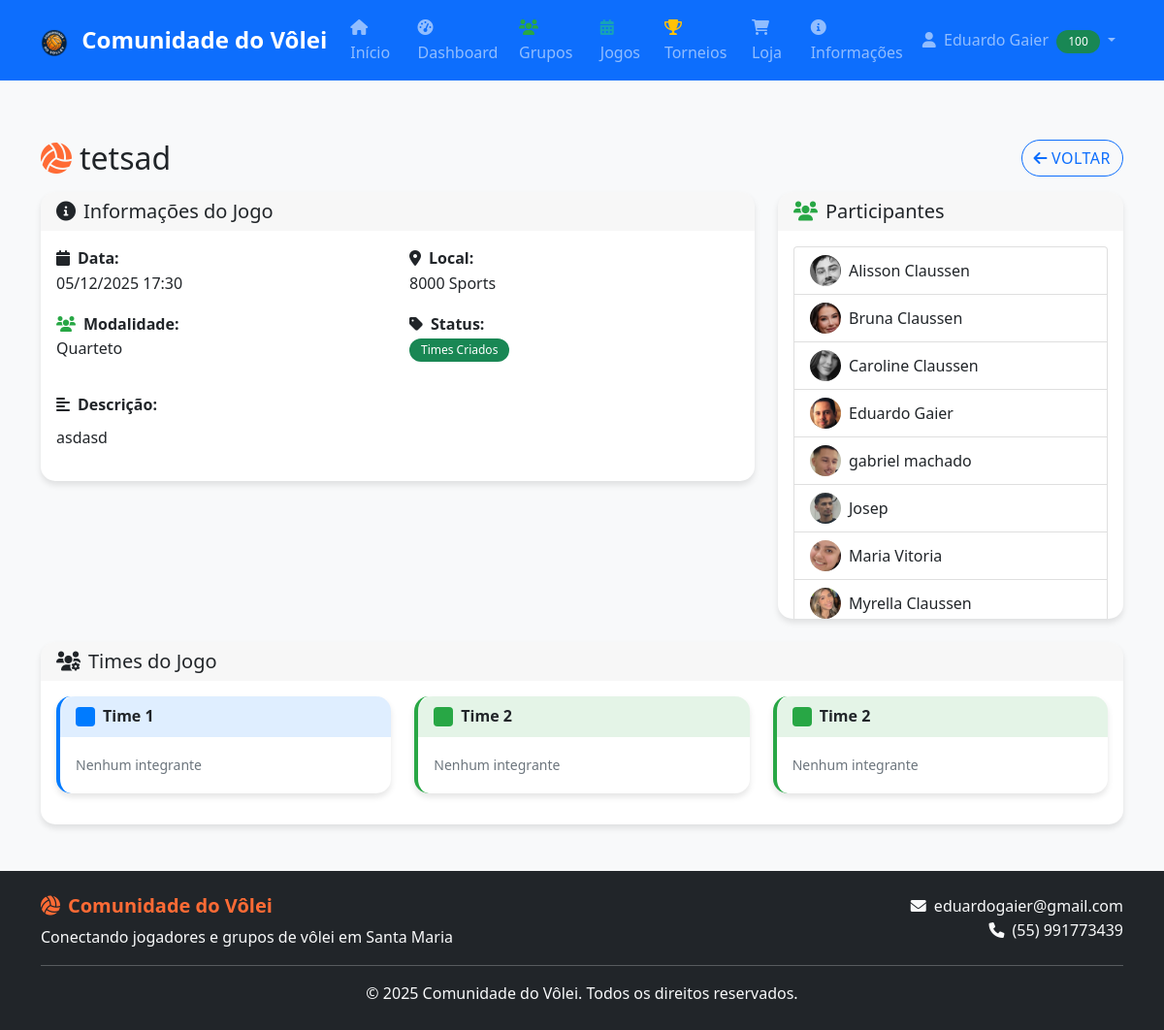
Screenshot of /grupos/jogo_grupo.php?id=4&grupo_id=15 (signed in) with the database file from the repository.
### tables this page shows
CREATE TABLE `usuarios` (
  `id` int(11) NOT NULL,
  `nome` varchar(100) NOT NULL,
  `usuario` varchar(50) NOT NULL,
  `cpf` varchar(14) DEFAULT NULL,
  `telefone` varchar(15) DEFAULT NULL,
  `email` varchar(100) NOT NULL,
  `senha` varchar(255) NOT NULL,
  `nivel` enum('Iniciante','Intermediário','Avançado','Profissional') NOT NULL,
  `genero` enum('Masculino','Feminino') NOT NULL DEFAULT 'Masculino',
  `disponibilidade` text DEFAULT NULL,
  `data_aniversario` date DEFAULT NULL,
  `reputacao` int(11) DEFAULT 0,
  `foto_perfil` varchar(255) DEFAULT NULL,
  `data_cadastro` timestamp NOT NULL DEFAULT current_timestamp(),
  `ativo` tinyint(1) DEFAULT 1,
  `is_premium` tinyint(1) DEFAULT 0,
  `premium_ativado_em` timestamp NULL DEFAULT NULL,
  `premium_expira_em` timestamp NULL DEFAULT NULL,
  `ultimo_pagamento` timestamp NULL DEFAULT NULL,
  `is_admin` tinyint(1) DEFAULT 0
);

CREATE TABLE `grupo_jogos` (
  `id` int(11) NOT NULL,
  `grupo_id` int(11) NOT NULL,
  `nome` varchar(100) NOT NULL,
  `descricao` text DEFAULT NULL,
  `data_jogo` datetime NOT NULL,
  `local` varchar(200) DEFAULT NULL,
  `modalidade` enum('Dupla','Trio','Quarteto','Quinteto') DEFAULT NULL,
  `quantidade_times` int(11) DEFAULT NULL,
  `integrantes_por_time` int(11) DEFAULT NULL,
  `lista_aberta` tinyint(1) DEFAULT 1 COMMENT '1 = lista aberta, 0 = lista fechada',
  `status` enum('Criado','Lista Aberta','Lista Fechada','Times Criados','Em Andamento','Finalizado','Arquivado') DEFAULT 'Criado',
  `criado_por` int(11) NOT NULL,
  `data_criacao` timestamp NOT NULL DEFAULT current_timestamp()
);

CREATE TABLE `grupo_jogo_participantes` (
  `id` int(11) NOT NULL,
  `jogo_id` int(11) NOT NULL,
  `usuario_id` int(11) NOT NULL,
  `data_inscricao` timestamp NOT NULL DEFAULT current_timestamp()
);

CREATE TABLE `grupo_jogo_times` (
  `id` int(11) NOT NULL,
  `jogo_id` int(11) NOT NULL,
  `nome` varchar(50) NOT NULL,
  `cor` varchar(7) DEFAULT '#007bff',
  `ordem` int(11) DEFAULT NULL
);

### includes/db_connect.php (called while the page is built, shortened)
<?php
function executeQuery($pdo, $sql, $params = []) {
    try {
        $stmt = $pdo->prepare($sql);
        $result = $stmt->execute($params);
        return $stmt;
    } catch(PDOException $e) {
        error_log("Erro na query: " . $e->getMessage() . " | SQL: " . $sql);
        return false;
    }
}
function getUserById($pdo, $id) {
    $sql = "SELECT * FROM usuarios WHERE id = ? AND ativo = 1";
    $stmt = executeQuery($pdo, $sql, [$id]);
    $result = $stmt ? $stmt->fetch() : false;
    return $result;
}
function isLoggedIn() {
    return isset($_SESSION['user_id']) && !empty($_SESSION['user_id']);
}
?>

### grupos/jogo_grupo.php (the view, shortened to what this page needs)
<?php
require_once '../includes/db_connect.php';
$jogo_id = isset($_GET['id']) ? (int)$_GET['id'] : 0;
$grupo_id = isset($_GET['grupo_id']) ? (int)$_GET['grupo_id'] : 0;
$sql = "SELECT gj.*, u.nome AS criado_por_nome
        FROM grupo_jogos gj
        LEFT JOIN usuarios u ON u.id = gj.criado_por
        WHERE gj.id = ? AND gj.grupo_id = ?";
$stmt = executeQuery($pdo, $sql, [$jogo_id, $grupo_id]);
$jogo = $stmt ? $stmt->fetch() : false;
$sql = "SELECT gjp.*, u.id AS usuario_id, u.nome AS usuario_nome, u.foto_perfil
        FROM grupo_jogo_participantes gjp
        LEFT JOIN usuarios u ON u.id = gjp.usuario_id
        WHERE gjp.jogo_id = ?
        ORDER BY gjp.data_inscricao";
$stmt = executeQuery($pdo, $sql, [$jogo_id]);
$participantes = $stmt ? $stmt->fetchAll() : [];
$sql = "SELECT * FROM grupo_jogo_times WHERE jogo_id = ? ORDER BY ordem, nome";
$stmt = executeQuery($pdo, $sql, [$jogo_id]);
$times = $stmt ? $stmt->fetchAll() : [];
include '../includes/header.php';
?>
<div class="row mb-3">
    <div class="col-12 d-flex justify-content-between align-items-center">
        <h2 class="mb-0">
            <i class="fas fa-volleyball-ball me-2"></i><?php echo htmlspecialchars($jogo['nome']); ?>
        </h2>
        <div class="d-flex gap-2">
            <a href="jogos_grupo.php?grupo_id=<?php echo $grupo_id; ?>" class="btn btn-outline-primary">
                <i class="fas fa-arrow-left me-1"></i>Voltar
            </a>
        </div>
    </div>
</div>
<div class="row mb-4">
    <div class="col-md-8">
        <div class="card">
            <div class="card-header">
                <h5 class="mb-0"><i class="fas fa-info-circle me-2"></i>Informações do Jogo</h5>
            </div>
            <div class="card-body">
                <div class="row">
                    <div class="col-md-6 mb-3">
                        <strong><i class="fas fa-calendar me-2"></i>Data:</strong><br>
                        <?php echo date('d/m/Y H:i', strtotime($jogo['data_jogo'])); ?>
                    </div>
                    <?php if ($jogo['local']): ?>
                    <div class="col-md-6 mb-3">
                        <strong><i class="fas fa-map-marker-alt me-2"></i>Local:</strong><br>
                        <?php echo htmlspecialchars($jogo['local']); ?>
                    </div>
                    <?php endif; ?>
                    <?php if ($jogo['modalidade']): ?>
                    <div class="col-md-6 mb-3">
                        <strong><i class="fas fa-users me-2"></i>Modalidade:</strong><br>
                        <?php echo htmlspecialchars($jogo['modalidade']); ?>
                    </div>
                    <?php endif; ?>
                    <div class="col-md-6 mb-3">
                        <strong><i class="fas fa-tag me-2"></i>Status:</strong><br>
                        <span class="badge bg-<?php
                            echo $jogo['status'] === 'Finalizado' || $jogo['status'] === 'Arquivado' ? 'secondary' :
                                ($jogo['status'] === 'Em Andamento' ? 'warning' :
                                ($jogo['status'] === 'Lista Fechada' ? 'info' : 'success'));
                        ?>">
                            <?php echo htmlspecialchars($jogo['status']); ?>
                        </span>
                    </div>
                </div>
                <?php if (!empty($jogo['descricao'])): ?>
                    <div class="mt-3">
                        <strong><i class="fas fa-align-left me-2"></i>Descrição:</strong>
                        <p class="mt-2"><?php echo nl2br(htmlspecialchars($jogo['descricao'])); ?></p>
                    </div>
                <?php endif; ?>
            </div>
        </div>
    </div>
    <div class="col-md-4">
        <div class="card">
            <div class="card-header">
                <h5 class="mb-0"><i class="fas fa-users me-2"></i>Participantes</h5>
            </div>
            <div class="card-body" style="max-height: 400px; overflow-y: auto;">
                <?php if (empty($participantes)): ?>
                    <p class="text-muted mb-0">Nenhum participante inscrito ainda.</p>
                <?php else: ?>
                    <div class="list-group">
                        <?php foreach ($participantes as $p): ?>
                            <div class="list-group-item">
                                <div class="d-flex align-items-center gap-2">
                                    <?php if ($p['usuario_id']): ?>
                                        <?php
                                        $avatar = $p['foto_perfil'] ?: '../assets/arquivos/logo.png';
                                        if (!empty($avatar)) {
                                            if (strpos($avatar, 'http') === 0 || strpos(trim($avatar), '/') === 0) {
                                            } elseif (strpos($avatar, '../assets/') === 0 || strpos($avatar, 'assets/') === 0) {
                                                if (strpos($avatar, '../') !== 0) {
                                                    $avatar = '../' . ltrim($avatar, '/');
                                                }
                                            } else {
                                                $avatar = '../assets/arquivos/' . ltrim($avatar, '/');
                                            }
                                        } else {
                                            $avatar = '../assets/arquivos/logo.png';
                                        }
                                        ?>
                                        <img src="<?php echo htmlspecialchars($avatar); ?>"
                                             class="rounded-circle" width="32" height="32"
                                             style="object-fit:cover;" alt="<?php echo htmlspecialchars($p['usuario_nome']); ?>">
                                        <span><?php echo htmlspecialchars($p['usuario_nome']); ?></span>
                                    <?php endif; ?>
                                </div>
                            </div>
                        <?php endforeach; ?>
                    </div>
                <?php endif; ?>
            </div>
        </div>
    </div>
</div>
<?php if (!empty($times)): ?>
<div class="row mb-4">
    <div class="col-12">
        <div class="card">
            <div class="card-header">
                <h5 class="mb-0"><i class="fas fa-users-cog me-2"></i>Times do Jogo</h5>
            </div>
            <div class="card-body">
                <div class="row">
                    <?php foreach ($times as $time): ?>
                        <div class="col-md-6 col-lg-4 mb-3">
                            <div class="card" style="border-left: 4px solid <?php echo htmlspecialchars($time['cor']); ?>;">
                                <div class="card-header" style="background-color: <?php echo htmlspecialchars($time['cor']); ?>20;">
                                    <div class="d-flex align-items-center gap-2">
                                        <div style="width: 20px; height: 20px; background-color: <?php echo htmlspecialchars($time['cor']); ?>; border-radius: 4px;"></div>
                                        <strong><?php echo htmlspecialchars($time['nome']); ?></strong>
                                    </div>
                                </div>
                                <div class="card-body">
                                    <?php if (empty($time['integrantes'])): ?>
                                        <p class="text-muted mb-0"><small>Nenhum integrante</small></p>
                                    <?php endif; ?>
                                </div>
                            </div>
                        </div>
                    <?php endforeach; ?>
                </div>
            </div>
        </div>
    </div>
</div>
<?php endif; ?>
<?php include '../includes/footer.php'; ?>

### includes/header.php (shortened to what this page needs)
<!DOCTYPE html>
<html lang="pt-BR">
<head>
    <link href="https://cdn.jsdelivr.net/npm/bootstrap@5.1.3/dist/css/bootstrap.min.css" rel="stylesheet">
    <link href="https://cdnjs.cloudflare.com/ajax/libs/font-awesome/6.0.0/css/all.min.css" rel="stylesheet">
    <?php
    $script_path = $_SERVER['SCRIPT_NAME'];
    $script_dir = dirname($script_path);
    $dir_clean = trim($script_dir, '/\\');
    $depth = 0;
    if (!empty($dir_clean)) {
        $separadores = substr_count($dir_clean, '/') + substr_count($dir_clean, '\\');
        $depth = $separadores + 1;
    }
    $css_path = $depth > 0 ? str_repeat('../', $depth) . 'assets/css/style.css' : 'assets/css/style.css';
    ?>
    <link href="<?php echo htmlspecialchars($css_path); ?>" rel="stylesheet">
</head>
<body>
    <nav class="navbar navbar-expand-lg navbar-dark bg-primary fixed-top">
        <div class="container">
            <span class="navbar-brand">
                <img src="/assets/arquivos/logo.png" alt="Logo Comunidade do Vôlei" class="me-2" style="height:28px; width:auto;">
                Comunidade do Vôlei
            </span>
            <div class="collapse navbar-collapse" id="navbarNav">
                <ul class="navbar-nav me-auto">
                    <li class="nav-item">
                        <a class="nav-link" href="/index.php">
                            <i class="fas fa-home me-1"></i>Início
                        </a>
                    </li>
                    <?php if (isLoggedIn()): ?>
                    <li class="nav-item">
                        <a class="nav-link" href="<?php echo isLoggedIn() ? '/dashboard.php' : '/dashboard_guest.php'; ?>">
                            <i class="fas fa-tachometer-alt me-1"></i>Dashboard
                        </a>
                    </li>
                        <li class="nav-item">
                            <a class="nav-link" href="/grupos/grupos.php">
                                <i class="fas fa-users me-1"></i>Grupos
                            </a>
                        </li>
                        <li class="nav-item">
                            <a class="nav-link" href="/jogos/jogos.php">
                                <i class="fas fa-calendar-alt me-1"></i>Jogos
                            </a>
                        </li>
                        <li class="nav-item">
                            <a class="nav-link" href="/torneios/torneios.php">
                                <i class="fas fa-trophy me-1"></i>Torneios
                            </a>
                        </li>
                    <?php endif; ?>
                    <li class="nav-item">
                        <a class="nav-link" href="/loja.php">
                            <i class="fas fa-shopping-cart me-1"></i>Loja
                        </a>
                    </li>
                    <li class="nav-item">
                        <a class="nav-link" href="/informacoes.php">
                            <i class="fas fa-info-circle me-1"></i>Informações
                        </a>
                    </li>
                </ul>
                <ul class="navbar-nav">
                    <?php if (isLoggedIn()): ?>
                        <?php
                        $pdo_disponivel = isset($pdo) && $pdo instanceof PDO;
                        $user_id_session = isset($_SESSION['user_id']) ? (int)$_SESSION['user_id'] : 0;
                        $usuario = false;
                        if ($user_id_session > 0 && $pdo_disponivel) {
                            $usuario = getUserById($pdo, $user_id_session);
                        }
                        ?>
                        <li class="nav-item dropdown">
                            <a class="nav-link dropdown-toggle" href="#" id="navbarDropdown" role="button" data-bs-toggle="dropdown">
                                <i class="fas fa-user me-1"></i>
                                <?php echo htmlspecialchars($usuario['nome'] ?? 'Usuário'); ?>
                                <?php
                                    $repHeader = (int)($usuario['reputacao'] ?? 0);
                                    $repHeaderClass = 'bg-danger';
                                    $repHeaderStyle = '';
                                    if ($repHeader > 75) { $repHeaderClass = 'bg-success'; }
                                    elseif ($repHeader > 50) { $repHeaderClass = 'bg-warning text-dark'; }
                                    elseif ($repHeader > 25) { $repHeaderClass = 'text-dark'; $repHeaderStyle = 'background-color:#fd7e14;'; }
                                ?>
                                <span class="badge ms-1 <?php echo $repHeaderClass; ?>" style="<?php echo $repHeaderStyle; ?>"><?php echo $repHeader; ?></span>
                            </a>
                        </li>
                    <?php endif; ?>
                </ul>
            </div>
        </div>
    </nav>
    <main class="main-content">
        <div class="container mt-5 pt-5">

### rows the page displays
usuarios: nome "Eduardo Gaier", reputacao "100"
grupo_jogos: nome "tetsad", data_jogo "05/12/2025 17:30", local "8000 Sports", modalidade "Quarteto", status "Times Criados", descricao "asdasd"
grupo_jogo_participantes: usuario.foto_perfil (picture), usuario.nome "Alisson Claussen"
grupo_jogo_participantes: usuario.foto_perfil (picture), usuario.nome "Bruna Claussen"
grupo_jogo_participantes: usuario.foto_perfil (picture), usuario.nome "Caroline Claussen"
grupo_jogo_participantes: usuario.foto_perfil (picture), usuario.nome "Eduardo Gaier"
grupo_jogo_participantes: usuario.foto_perfil (picture), usuario.nome "gabriel machado"
grupo_jogo_participantes: usuario.foto_perfil (picture), usuario.nome "Josep"
grupo_jogo_participantes: usuario.foto_perfil (picture), usuario.nome "Maria Vitoria"
grupo_jogo_participantes: usuario.foto_perfil (picture), usuario.nome "Myrella Claussen"
grupo_jogo_times: nome "Time 1"
grupo_jogo_times: nome "Time 2"
